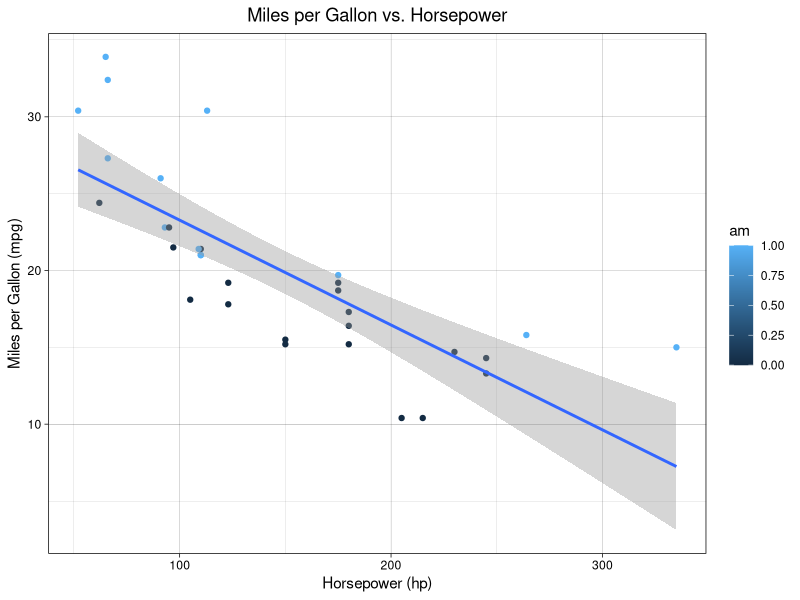

Source code (R):
#load and observe data 

data(mtcars)
?mtcars


#loading packages
library(ggplot2)

#plotting mtcars miles per gallon v. number of cylinders

ggplot(data = mtcars, aes(x= hp, y= mpg))+
  theme_linedraw()+
  geom_point(aes(col=am))+
  labs(title = "Miles per Gallon vs. Horsepower",
       y= "Miles per Gallon (mpg)",
       x= "Horsepower (hp)")+
  theme(plot.title = element_text(hjust = 0.5))+
  stat_smooth(method=lm)
 
